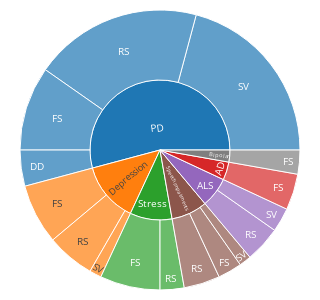

The notebook cell this image was saved under:
### Code cell
# Sunburst plot with speech tasks outside and disorder inside

two_level_sunburst(all_df, 'Tasks', subplots=False, swap_levels=False, color_map=color_map)
# Rename output figure, since need 1 version with normal and 1 with swapped levels
old_file_png = os.path.join('figures', 'sunburst_Tasks.png')
new_file_png = os.path.join('figures', 'sunburst_Tasks-Disorder_in.png')
old_file_pdf = os.path.join('figures', 'sunburst_Tasks.pdf')
new_file_pdf = os.path.join('figures','sunburst_Tasks-Disorder_in.pdf')
os.rename(old_file_png, new_file_png)
os.rename(old_file_pdf, new_file_pdf)

### Figure 1 — Plotly figure (JSON) as saved in the notebook; plotly's stock layout.template omitted (floating-point values rounded to 4 significant figures)
{"data": [{"branchvalues": "total", "customdata": [["     PD     "], ["     PD     "], ["AD"], ["Bipolar"], ["Depression"], ["Speech impairments"], ["Stress"], ["Speech impairments"], ["Depression"], ["Speech impairments"], ["Stress"], ["     PD     "], ["ALS"], ["Depression"], ["     PD     "], ["ALS"], ["     PD     "], ["AD"], ["ALS"], ["Bipolar"], ["Depression"], ["Speech impairments"], ["Stress"]], "domain": {"x": [0, 1], "y": [0, 1]}, "hovertemplate": "labels=%{label}<br>count=%{value}<br>parent=%{parent}<br>id=%{id}<br>disease=%{customdata[0]}<extra></extra>", "ids": ["     PD     /DD", "     PD     /FS", "AD/FS", "Bipolar/FS", "Depression/RS", "Speech impairments/RS", "Stress/RS", "Speech impairments/SV", "Depression/FS", "Speech impairments/FS", "Stress/FS", "     PD     /SV", "ALS/SV", "Depression/SV", "     PD     /RS", "ALS/RS", "     PD     ", "AD", "ALS", "Bipolar", "Depression", "Speech impairments", "Stress"], "labels": ["DD", "FS", "FS", "FS", "RS", "RS", "RS", "SV", "FS", "FS", "FS", "SV", "SV", "SV", "RS", "RS", "     PD     ", "AD", "ALS", "Bipolar", "Depression", "Speech impairments", "Stress"], "marker": {"colors": ["#1f77b4", "#1f77b4", "#d62728", "#7f7f7f", "#ff7f0e", "#8c564b", "#2ca02c", "#8c564b", "#ff7f0e", "#8c564b", "#2ca02c", "#1f77b4", "#9467bd", "#ff7f0e", "#1f77b4", "#9467bd", "#1f77b4", "#d62728", "#9467bd", "#7f7f7f", "#ff7f0e", "#8c564b", "#2ca02c"]}, "name": "", "parents": ["     PD     ", "     PD     ", "AD", "Bipolar", "Depression", "Speech impairments", "Stress", "Speech impairments", "Depression", "Speech impairments", "Stress", "     PD     ", "ALS", "Depression", "     PD     ", "ALS", "", "", "", "", "", "", ""], "type": "sunburst", "values": [3, 7, 3, 2, 4, 3, 2, 1, 5, 2, 5, 15, 2, 1, 14, 3, 39, 3, 5, 2, 10, 6, 7]}], "layout": {"font": {"size": 10}, "height": 300, "legend": {"tracegroupgap": 0}, "margin": {"b": 10, "l": 5, "r": 5, "t": 10}, "width": 300}}
